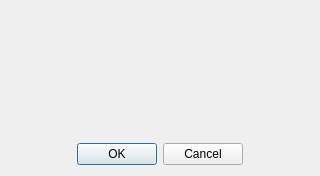
<?xml version="1.0" encoding="UTF-8"?>
<ui version="4.0">
 <class>yesNoDialog</class>
 <widget class="QDialog" name="yesNoDialog">
  <property name="geometry">
   <rect>
    <x>0</x>
    <y>0</y>
    <width>320</width>
    <height>176</height>
   </rect>
  </property>
  <property name="windowTitle">
   <string>Dialog</string>
  </property>
  <layout class="QVBoxLayout" name="verticalLayout">
   <item>
    <widget class="QLabel" name="label">
     <property name="text">
      <string/>
     </property>
     <property name="scaledContents">
      <bool>false</bool>
     </property>
     <property name="alignment">
      <set>Qt::AlignCenter</set>
     </property>
     <property name="wordWrap">
      <bool>true</bool>
     </property>
     <property name="indent">
      <number>5</number>
     </property>
    </widget>
   </item>
   <item>
    <widget class="QDialogButtonBox" name="buttonBox">
     <property name="orientation">
      <enum>Qt::Horizontal</enum>
     </property>
     <property name="standardButtons">
      <set>QDialogButtonBox::Cancel|QDialogButtonBox::Ok</set>
     </property>
     <property name="centerButtons">
      <bool>true</bool>
     </property>
    </widget>
   </item>
  </layout>
 </widget>
 <resources/>
 <connections>
  <connection>
   <sender>buttonBox</sender>
   <signal>accepted()</signal>
   <receiver>yesNoDialog</receiver>
   <slot>accept()</slot>
   <hints>
    <hint type="sourcelabel">
     <x>248</x>
     <y>254</y>
    </hint>
    <hint type="destinationlabel">
     <x>157</x>
     <y>274</y>
    </hint>
   </hints>
  </connection>
  <connection>
   <sender>buttonBox</sender>
   <signal>rejected()</signal>
   <receiver>yesNoDialog</receiver>
   <slot>reject()</slot>
   <hints>
    <hint type="sourcelabel">
     <x>316</x>
     <y>260</y>
    </hint>
    <hint type="destinationlabel">
     <x>286</x>
     <y>274</y>
    </hint>
   </hints>
  </connection>
 </connections>
</ui>
